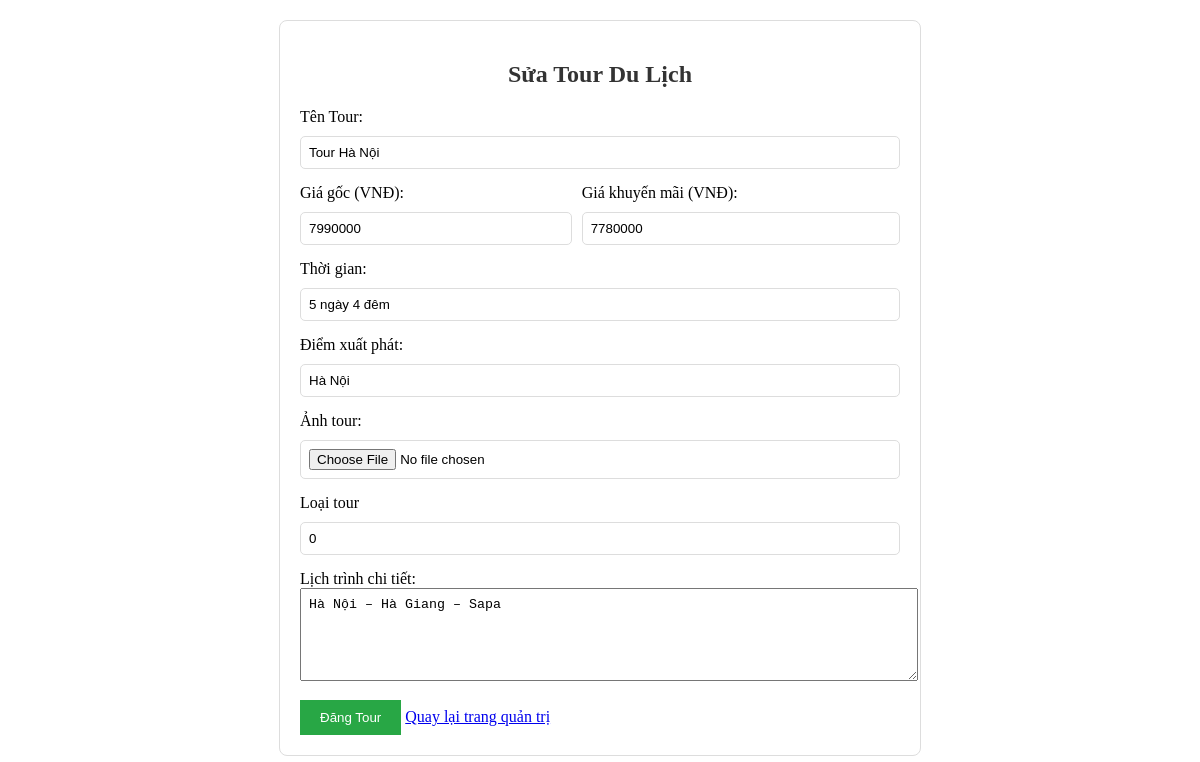
Page /sua_tour.php?id=1 on the committed database.
### tables this page shows
CREATE TABLE `tours` (
  `id` int(11) NOT NULL,
  `ten_tour` varchar(255) NOT NULL,
  `ngay_khoi_hanh` varchar(100) DEFAULT NULL,
  `thoi_gian_tour` varchar(100) DEFAULT NULL,
  `diem_xuat_phat` varchar(100) DEFAULT NULL,
  `lich_trinh` varchar(100) DEFAULT NULL,
  `phuong_tien` varchar(100) DEFAULT NULL,
  `gia_tien` decimal(15,0) NOT NULL,
  `hinh_anh` varchar(255) NOT NULL,
  `gia_tien_moi` decimal(15,0) DEFAULT NULL,
  `tour_hot` int(11) NOT NULL DEFAULT 0
);

### sua_tour.php (the view, shortened to what this page needs)
<?php
require_once 'php/ket_noi.php';
$id = (int)$_GET['id'];
$result = mysqli_query($conn, "SELECT * FROM tours WHERE id = $id");
$tour = mysqli_fetch_assoc($result);
?>
<!DOCTYPE html>
<html lang="vi">
<head>
    <link rel="stylesheet" href="css/them_sua_tour.css">
    <link rel="stylesheet" href="css/login.css">
</head>
<body>
    <div class="admin-form">
        <h2>Sửa Tour Du Lịch</h2>
        <form action="" method="POST" enctype="multipart/form-data">
            <label>Tên Tour:</label>
            <input type="text" name="ten_tour" required value="<?php echo $tour['ten_tour']; ?>">
            <div class="khung_sua_tour_tien">
                <div>
                    <label>Giá gốc (VNĐ):</label>
                    <input type="number" name="gia_tien" required value="<?php echo $tour['gia_tien']; ?>">
                </div>
                <div>
                    <label>Giá khuyến mãi (VNĐ):</label>
                    <input type="number" name="gia_tien_moi" required value="<?php echo $tour['gia_tien_moi']; ?>">
                </div>
            </div>
            <label>Thời gian:</label>
            <input type="text" name="thoi_gian" required value="<?php echo $tour['thoi_gian_tour']; ?>">
            <label>Điểm xuất phát:</label>
            <input type="text" name="diem_xuat_phat" required value="<?php echo $tour['diem_xuat_phat']; ?>">
            <label>Ảnh tour:</label>
            <input type="file" name="hinh_anh" accept="image/*">
            <label>Loại tour</label>
            <input type="number" name="loai_tour" min=0 max=1 required value="<?php echo $tour['tour_hot']; ?>">
            <label>Lịch trình chi tiết:</label>
            <textarea name="lich_trinh" rows="5" required><?php echo $tour['lich_trinh']; ?></textarea>
            <button type="submit" name="btn_update" class="btn-add">Đăng Tour</button>
            <a href="admin.php">Quay lại trang quản trị</a>
        </form>
    </div>
</body>
</html>

### css/them_sua_tour.css (style rules this page uses)
.admin-form { max-width: 600px; margin: 20px auto; padding: 20px; border: 1px solid #ddd; border-radius: 8px; }
.admin-form input, .admin-form textarea { width: 100%; margin-bottom: 15px; padding: 8px; }
.btn-add { background: #28a745; color: white; border: none; padding: 10px 20px; cursor: pointer; }
.khung_sua_tour_tien { display: flex; gap: 10px; }

### css/login.css (style rules this page uses)
h2 { text-align: center; color: #333; }
input { width: 100%; padding: 12px; margin: 10px 0; border: 1px solid #ddd; border-radius: 5px; box-sizing: border-box; }

### rows in the picture
tours: ten_tour "Tour Hà Nội", gia_tien "7990000", gia_tien_moi "7780000", thoi_gian "5 ngày 4 đêm", diem_xuat_phat "Hà Nội", loai_tour "0", lich_trinh "Hà Nội – Hà Giang – Sapa"
